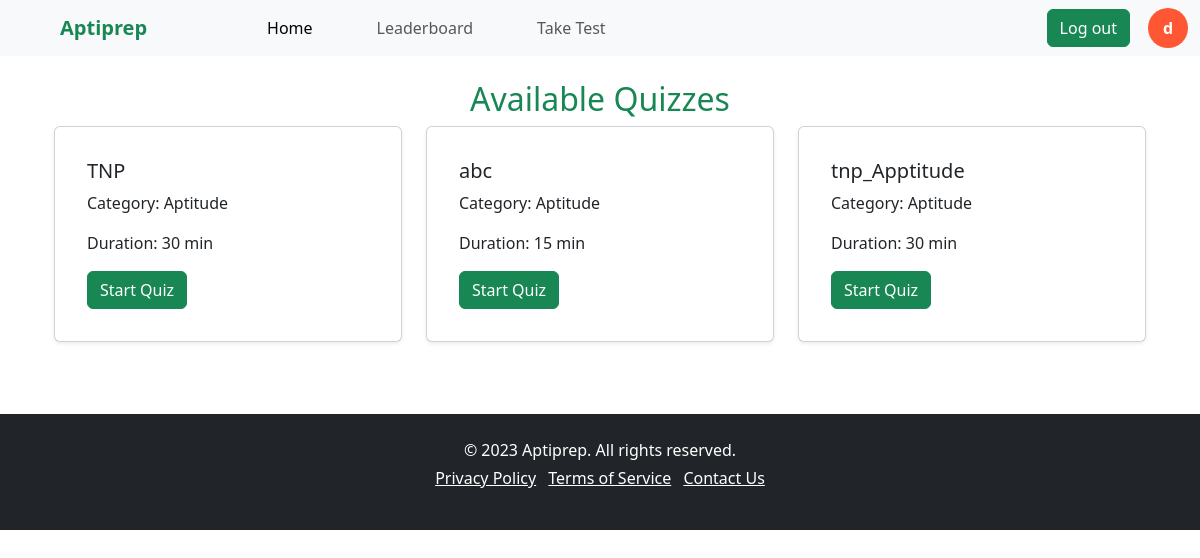
Page /quizzes/list/ (signed in) on the committed database.
### users/models.py (models this page shows, shortened)
class CustomUser(AbstractUser):
    ROLE_CHOICES = [
        ('student', 'Student'),
        ('faculty', 'Faculty'),
    ]
    role = models.CharField(max_length=10, choices=ROLE_CHOICES, default='student')

### quizzes/models.py (models this page shows, shortened)
class Quiz(models.Model):
    title = models.CharField(max_length=200)
    category = models.CharField(max_length=100, choices=[("Aptitude", "Aptitude"), ("Coding", "Coding"), ("Logical", "Logical")])
    created_by = models.ForeignKey(CustomUser, on_delete=models.CASCADE, limit_choices_to={'role': 'faculty'})
    created_at = models.DateTimeField(auto_now_add=True)
    duration = models.IntegerField(help_text="Duration in minutes")

### quizzes/views.py (the view)
# urls.py: path("list/", views.quiz_list, name="quiz_list"),  # View available quizzes
@login_required
def quiz_list(request):
    quizzes = Quiz.objects.all()
    return render(request, "quizzes/quiz_list.html", {"quizzes": quizzes})

### templates/quizzes/quiz_list.html
{% extends 'base.html' %}
{% block content %}
<div class="container mt-4">
    <h2 class="text-center text-success">Available Quizzes</h2>
    <div class="row">
        {% for quiz in quizzes %}
        <div class="col-md-4">
            <div class="card shadow-sm p-3 mb-4">
                <div class="card-body">
                    <h5 class="card-title">{{ quiz.title }}</h5>
                    <p class="card-text">Category: {{ quiz.category }}</p>
                    <p class="card-text">Duration: {{ quiz.duration }} min</p>
                    <a href="{% url 'start_quiz' quiz.id %}" class="btn btn-success">Start Quiz</a>
                </div>
            </div>
        </div>
        {% endfor %}
    </div>
</div>
{% endblock %}

### templates/base.html (shortened to what this page needs)
{% load static %}
<!DOCTYPE html>
<html lang="en">
<head>
  <link rel="stylesheet" href="{% static 'css/styles.css' %}">
  <link rel="stylesheet" href="https://cdn.jsdelivr.net/npm/bootstrap@5.3.0/dist/css/bootstrap.min.css">
</head>
<body>
<nav class="navbar navbar-expand-lg bg-body-tertiary sticky-top">
  <div class="container-fluid">
    <a class="navbar-brand text-success ms-5 fw-bold" href="/">Aptiprep</a>
    <div class="collapse navbar-collapse" id="navbarSupportedContent">
      <ul class="navbar-nav me-auto mb-2 mb-lg-0 ms-5">
        <li class="nav-item ms-5">
          <a class="nav-link active" aria-current="page" href="/">Home</a>
        </li>
        {% if user.is_authenticated %}
        <li class="nav-item ms-5">
          <a class="nav-link" href="{% url 'global_leaderboard' %}">Leaderboard</a>
        </li>
        {% if user.role == "faculty" %}
        <li class="nav-item ms-5">
          <a class="nav-link" href="{% url 'create_quiz' %}">Create Test</a>
        </li>
        {% else %}
        <li class="nav-item ms-5">
          <a class="nav-link" href="{% url 'quiz_list' %}">Take Test</a>
        </li>
        {% endif %}
        {% endif %}
      </ul>
      {% if user.is_authenticated %}
      <form action="{% url 'logout' %}" method="post" style="display: inline;">
        <button type="submit" class="btn btn-success mx-about me-2 hover-bg-black">Log out</button>
      </form>
      <a href="{% url 'profile' %}" class="profile-icon" id="profileIcon">
        {{ user.username|slice:":1" }}
      </a>
      {% else %}
      <button class="btn btn-success mx-about me-2 hover-bg-black" type="button" onclick="window.location.href='/users/login'">Log in</button>
      <button class="btn btn-success hover-bg-black" type="button" onclick="window.location.href='/users/register'">Sign in</button>
      {% endif %}
    </div>
  </div>
</nav>
<div class="container mt-4">
  {% block content %}{% endblock %}
</div>
<footer class="bg-dark text-white text-center py-4 mt-5">
  <div class="container">
    <p class="mb-1">&copy; 2023 Aptiprep. All rights reserved.</p>
    <ul class="list-inline">
      <li class="list-inline-item"><a href="#" class="text-white">Privacy Policy</a></li>
      <li class="list-inline-item"><a href="#" class="text-white">Terms of Service</a></li>
      <li class="list-inline-item"><a href="#" class="text-white">Contact Us</a></li>
    </ul>
  </div>
</footer>
</body>
</html>

### templates/base.html (style rules this page uses)
.profile-icon { display: inline-block; width: 40px; height: 40px; border-radius: 50%; background-color: #ccc; color: #fff; text-align: center; line-height: 40px; font-weight: bold; margin-left: 10px; text-decoration: none; }

### rows in the picture
CustomUser: username "d"
Quiz: title "TNP", category "Aptitude", duration "30"
Quiz: title "abc", category "Aptitude", duration "15"
Quiz: title "tnp_Apptitude", category "Aptitude", duration "30"
